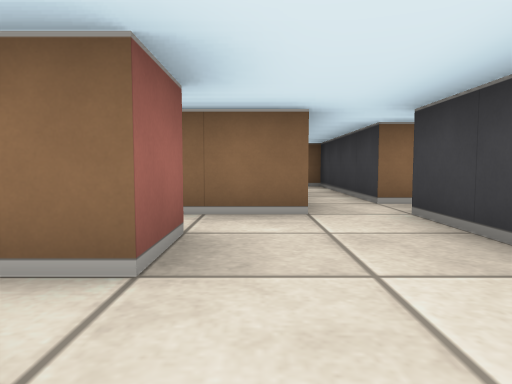
[1] (above)

15 first-person views from a walk through a cub3D ray-caster map. The camera is about half as high as the walls, tilts 4° down and sees 70° across. The floor is counted in squares. Each view is taken from the middle of a square. On the plan, view 1 faces up. The plan holds only what a view shows up to about 9 squares ahead; the rest is blank.

[2]
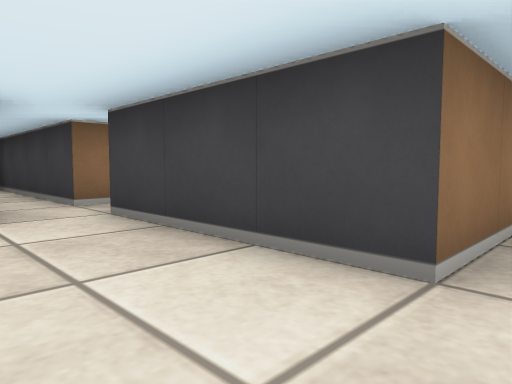

[3]
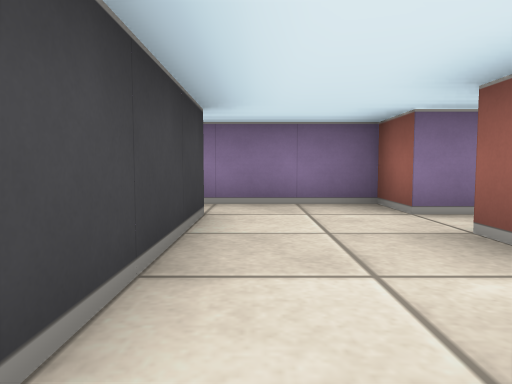

[4]
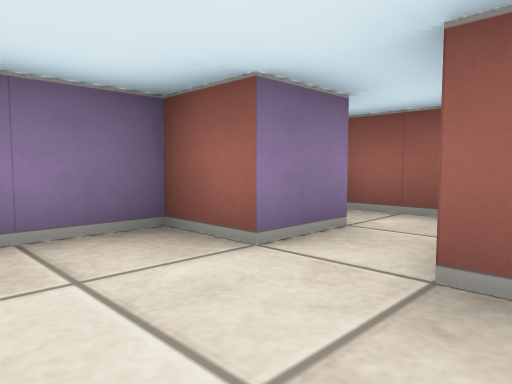

[5]
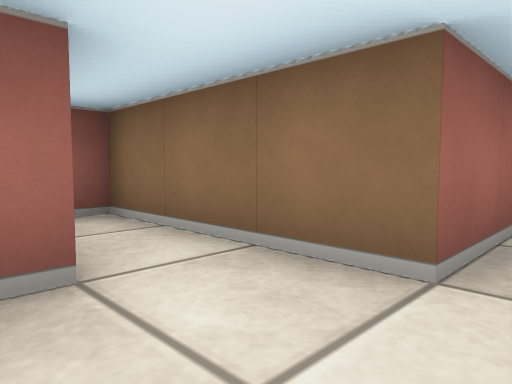

[6]
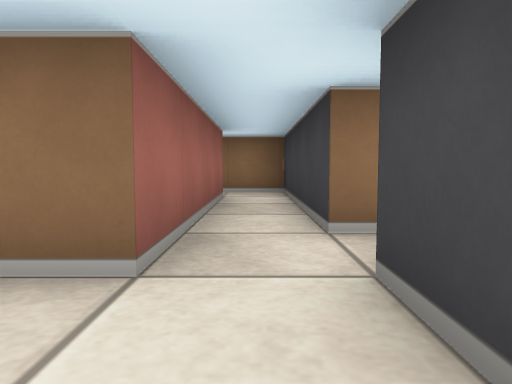

[7]
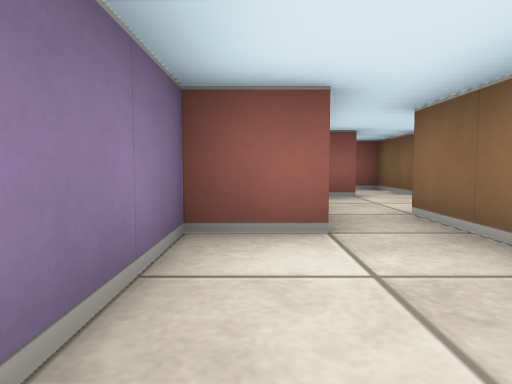

[8]
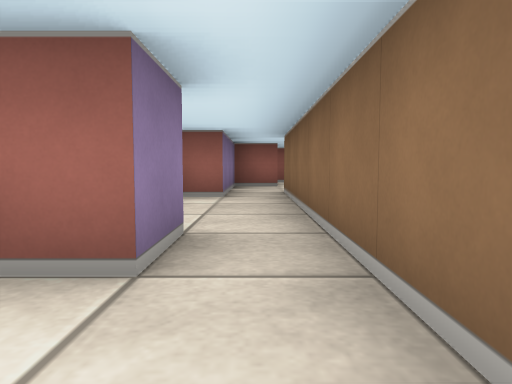

[9]
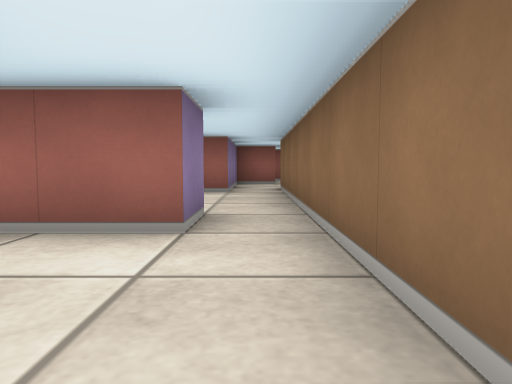

[10]
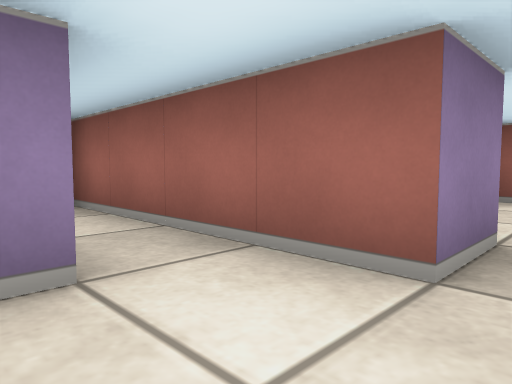

[11]
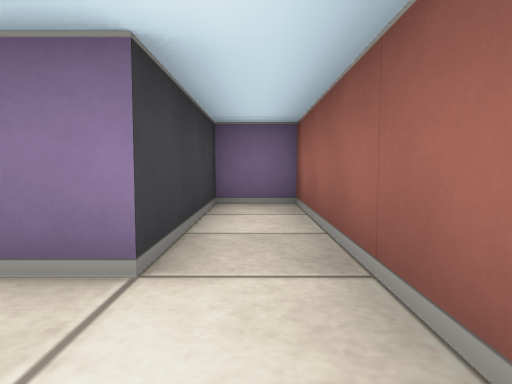

[12]
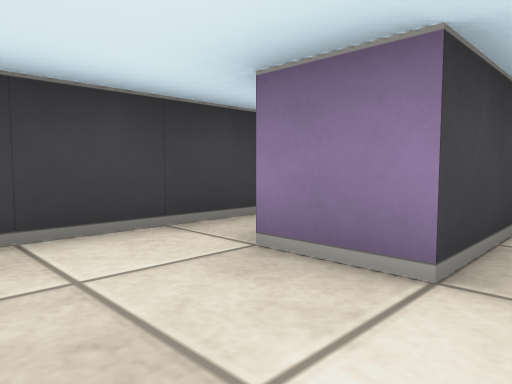

[13]
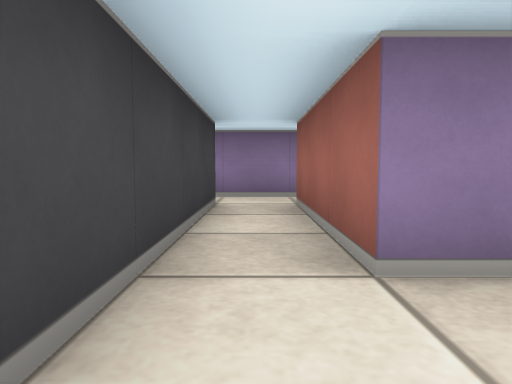

[14]
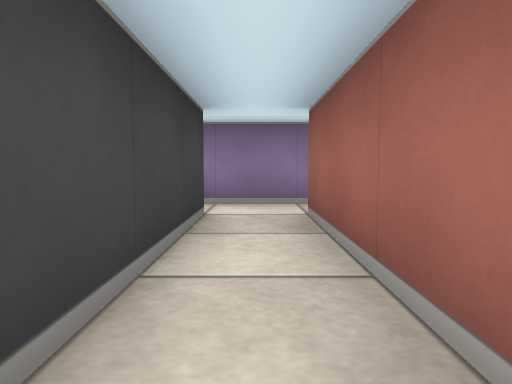

[15]
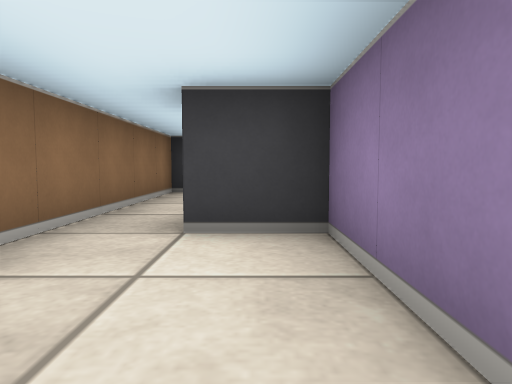

### Floor plan
Ten units are one square. View 1 is at (0, 0); x grows to the right and y downward. Boxes are objects, and circles mark ways between rooms. Rooms are numbered by the first view taken in them; rooms with no view inside come last. Other rooms are left out.
<svg viewBox="-30 -90 133 150">
<path fill="none" stroke="#000" d="M-5 -15 -25 -15 -25 1M-16 -5 -5 -5 -5 5 25 5M25 -5 15 -5 15 -15M5 -75 5 -35M20 -45 15 -45 15 -85 4 -85M-5 -26 -5 -15M5 -35 -25 -35 -25 -31M15 -15 15 -35M25 5 25 15 55 15 55 5 65 5M65 -5 25 -5M65 5 65 45 75 45 75 15 85 15M85 -5 65 -5M85 15 85 45M95 45 95 -5 85 -5M82 55 98 55"/>
<circle cx="5" cy="-20" r="3" fill="#2a7"/>
<circle cx="20" cy="0" r="3" fill="#2a7"/>
<circle cx="10" cy="-40" r="3" fill="#2a7"/>
<circle cx="60" cy="0" r="3" fill="#2a7"/>
<circle cx="80" cy="5" r="3" fill="#2a7"/>
<text x="0" y="-10">1</text>
<text x="10" y="-60">2</text>
<text x="0" y="-30">3</text>
<text x="40" y="0">4</text>
<text x="70" y="20">5</text>
<text x="90" y="30">6</text>
</svg>
Room 1 opens to room 3. Room 1 opens to room 4. Room 2 opens to room 3. Room 4 opens to room 5. Room 5 opens to room 6.

Where each view was taken, in squares from view 1:
view 1: 0 up, 0 right, facing up
view 2: 0 up, 0 right, facing up-right
view 3: 4 up, 1 right, facing down
view 4: 2 up, 1 right, facing down-left
view 5: 2 up, 1 right, facing up-left
view 6: 2 up, 1 right, facing up
view 7: 1 down, 5 right, facing left
view 8: 0 up, 8 right, facing left
view 9: 0 up, 9 right, facing left
view 10: 0 up, 8 right, facing down-left
view 11: 0 up, 7 right, facing down
view 12: 0 up, 7 right, facing down-right
view 13: 0 up, 9 right, facing down
view 14: 1 down, 9 right, facing down
view 15: 1 down, 3 right, facing right
